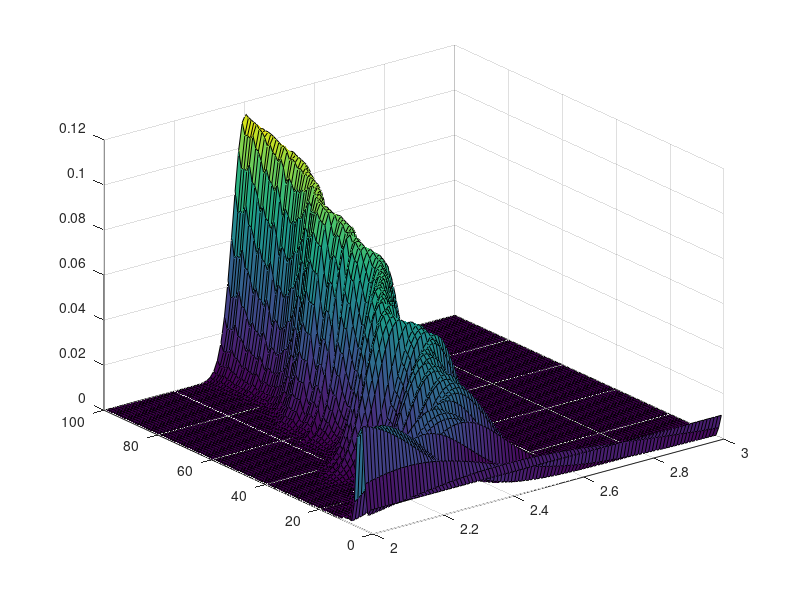

Source code (MATLAB):
clc;
clear all;

%bayesian learning stuffs brother
expct=@(x,px) sum(x.*px); 

%This par;t is the T1 simulation
TrueT1=2.5; %actual value of T1 that we will try to find using BL
noiseSTD=0.1; %STD of noise added to the model 
Pn=@(t) ((-2*(exp(-t/TrueT1)))+1)+noiseSTD*randn(1); %noisy model 
P=@(t,T) ((-2*(exp(-t/T)))+1); %noiseless model 
Tone=@(t,q) t./(log(2./(1-q))); %T1 based on time and polarization

%defining likelihood function to be a normal distribution
c=linspace(-1,1,1000)'; %possible polarization values
T1Space=@(t) Tone(t,c); %space transformed from polarization to T1 (not sure if this is needed) 
Likelihood=@(t,T) normpdf(c,P(t,T),noiseSTD); %t is experimental parameter (tau) 

%prior=@(tau, mean, std, T, D) ;

%Sequantial monte carlo
N=100; %number of SQM iterations
Ptest=zeros(N,1); %vector of measured polarizations
Ttest=zeros(N,1); %vector of expectation of T1
ttest=zeros(N,1); %vector of experimental parameters (tau)
Td=linspace(2,3,100)'; %vector of T1 discritizations
W=zeros(N, length(Td)); %matrix of weights
W(1,:)=ones(length(Td),1)*1/length(Td);

for j=2:N %iterating through SMC
    
Ttest(j)=expct(Td,W(j-1,:)');
ttest(j)=Ttest(j)/log(2);
Ptest(j)=Pn(ttest(j));

    for k=1:length(Td) %Updating weights 
        W(j,k)=normpdf(Ptest(j),P(ttest(j),Td(k)),noiseSTD)*W(j-1,k); 
    end 
W(j,:)=W(j,:)./sum(W(j,:));
end

%plotting stuff because stuff needs to be plotted
[X,Y]=meshgrid(Td,(1:N));
surf(X,Y,W);
%this part is the real part, the one and only, the true t1erminator


% t is tau, T is T1